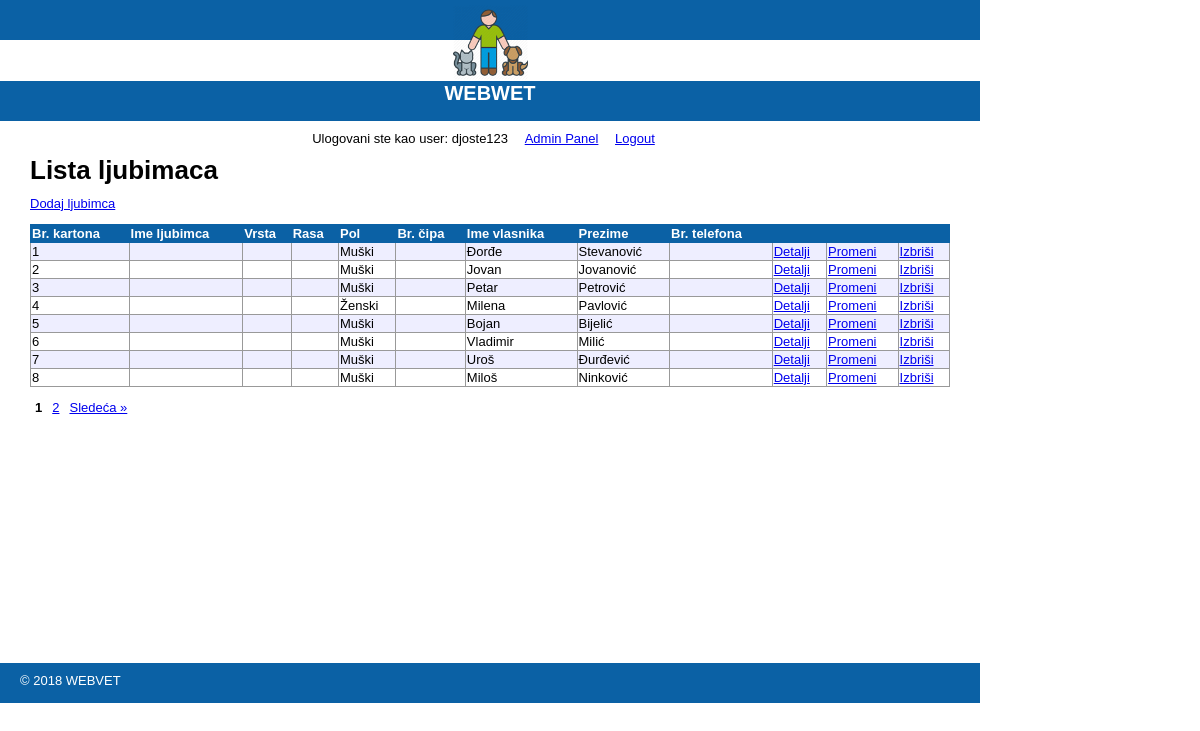
Page /staff/ljubimci/index.php (signed in) on the committed database.
### tables this page shows
CREATE TABLE `lista` (
  `id` int(11) NOT NULL,
  `br_leg` varchar(255) NOT NULL,
  `ime` varchar(255) NOT NULL,
  `prezime` varchar(255) NOT NULL,
  `jmbg` varchar(255) DEFAULT NULL,
  `pol` int(3) NOT NULL,
  `state` varchar(255) NOT NULL,
  `prebivaliste` varchar(255) NOT NULL,
  `rang` int(3) NOT NULL,
  `sud_lista` tinyint(3) NOT NULL,
  `description` text NOT NULL
);

### private/functions.php (called while the page is built, shortened)
<?php
function url_for($script_path) {
  return WWW_ROOT . $script_path;
}
function u($string="") {
  return urlencode($string);
}
function h($string="") {
  return htmlspecialchars($string);
}
?>

### private/classes/databaseobject.class.php (called while the page is built, shortened)
<?php
class DatabaseObject {
    static protected $database;
    static protected $table_name = "";
    static public function set_database($database) {
      self::$database = $database;
  }
  static public function find_by_sql($sql) {
    $result = self::$database->query($sql);
    $object_array = [];
    while($record = $result->fetch_assoc()) {
      $object_array[] = static::instantiate($record);
    }
    return $object_array;
  }
  static protected function instantiate($record) {
    $object = new static;
    foreach($record as $property => $value) {
      if(property_exists($object, $property)) {
        $object->$property = $value;
      }
    }
    return $object;
  }
  static public function count_all() {
    $sql = "SELECT COUNT(*) FROM " . static::$table_name;
    $result_set = self::$database->query($sql);
    $row = $result_set->fetch_array();
    return array_shift($row);
  }
}

### private/classes/lista.class.php (called while the page is built, shortened)
<?php
class Lista extends DatabaseObject {
  public $pol;
  public function __construct($args=[]) {
    $this->pol = $args['pol'] ?? '';
  }
  public function pol(){
      if($this->pol >0){
          return self::POL[$this->pol];
      }else {
          return "Nepoznato";
      }
  }
}

### public/staff/ljubimci/index.php (the view, shortened to what this page needs)
<?php
$current_page = $_GET['page'] ?? 1;
$per_page = 8;
$total_count = Lista::count_all();
$pagination = new Pagination($current_page, $per_page, $total_count);
$sql = "SELECT * FROM lista ";
$sql .= "LIMIT {$per_page} ";
$sql .= "OFFSET {$pagination->offset()}";
$sudije = Lista::find_by_sql($sql);
?>
<?php include(SHARED_PATH . '/public_header2.php'); ?>
<p>&nbsp</p>
<?php include(SHARED_PATH . '/staff_header.php'); ?>
<div id="content">
  <div class="bicycles listing">
    <h1>Lista ljubimaca</h1>
    <div class="actions">
      <a class="action" href="<?php echo url_for('/staff/ljubimci/new.php'); ?>">Dodaj ljubimca</a>
    </div>
  	<table class="list">
      <tr>
        <th>Br. kartona</th>
        <th>Ime ljubimca</th>
        <th>Vrsta</th>
        <th>Rasa</th>
        <th>Pol</th>
        <th>Br. čipa</th>
        <th>Ime vlasnika</th>
        <th>Prezime</th>
        <th>Br. telefona</th>
        <th>&nbsp;</th>
        <th>&nbsp;</th>
        <th>&nbsp;</th>
      </tr>
      <?php foreach($sudije as $sudija) { ?>
        <tr>
          <td><?php echo h($sudija->id); ?></td>
          <td><?php echo h($sudija->ime_pet); ?></td>
          <td><?php echo h($sudija->vrsta); ?></td>
          <td><?php echo h($sudija->rasa); ?></td>
          <td><?php echo h($sudija->pol()); ?></td>
          <td><?php echo h($sudija->br_cipa); ?></td>
          <td><?php echo h($sudija->ime); ?></td>
          <td><?php echo h($sudija->prezime); ?></td>
          <td><?php echo h($sudija->br_tel); ?></td>
          <td><a class="action" href="<?php echo url_for('/staff/ljubimci/show.php?id=' . h(u($sudija->id))); ?>">Detalji</a></td>
          <td><a class="action" href="<?php echo url_for('/staff/ljubimci/edit.php?id=' . h(u($sudija->id))); ?>">Promeni</a></td>
          <td><a class="action" href="<?php echo url_for('/staff/ljubimci/delete.php?id=' . h(u($sudija->id))); ?>">Izbriši</a></td>
    	  </tr>
      <?php } ?>
  	</table>
<?php
$url = url_for('/staff/ljubimci/index.php');
echo $pagination->page_links($url);
?>
  </div>
</div>
<?php include(SHARED_PATH . '/staff_footer.php'); ?>

### public/stylesheets/public.css (style rules this page uses)
html { height: 100%; width: 100%; }
body { width: 100%; height: 100%; border: 0; font: 13px/15px Verdana, Arial, Helvetica, sans-serif; background: #FFFFFF; }

### public/stylesheets/staff.css (style rules this page uses)
html { height: 100%; width: 100%; }
body { height: 980px; width: 100%; margin: 0; padding: 0; }
#content { width: 920px; min-height: 500px; padding: 0 30px; }
.actions { margin-bottom: 1em; }
table { border-collapse: collapse; vertical-align: top; }
table.list { width: 100%; }
table.list tr td { border: 1px solid #999999; }
table.list tr th { border: 1px solid #0B61A5; background: #0B61A5; color: white; text-align: left; }

### rows in the picture
lista: id "1", pol "Muški", ime "Đorđe", prezime "Stevanović"
lista: id "2", pol "Muški", ime "Jovan", prezime "Jovanović"
lista: id "3", pol "Muški", ime "Petar", prezime "Petrović"
lista: id "4", pol "Ženski", ime "Milena", prezime "Pavlović"
lista: id "5", pol "Muški", ime "Bojan", prezime "Bijelić"
lista: id "6", pol "Muški", ime "Vladimir", prezime "Milić"
lista: id "7", pol "Muški", ime "Uroš", prezime "Đurđević"
lista: id "8", pol "Muški", ime "Miloš", prezime "Ninković"

### other values in the picture
$session->username "djoste123"
